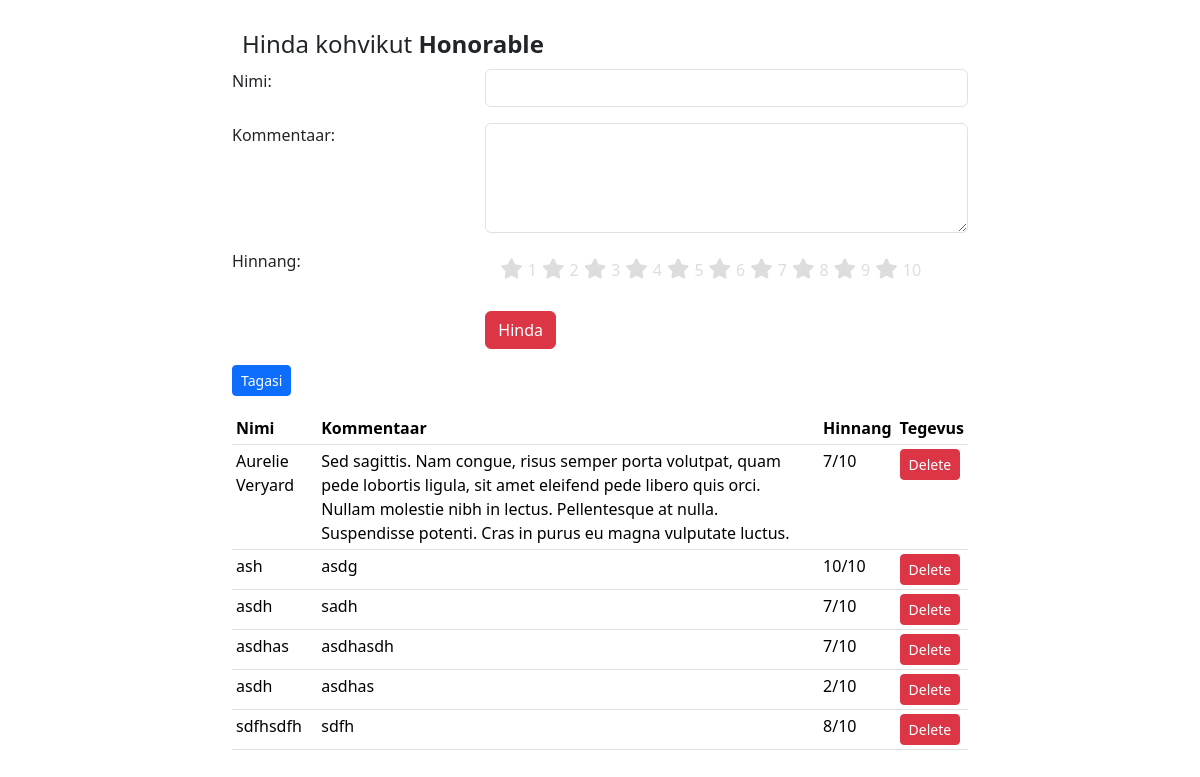
Page /kohvik.php?id=8 on the committed database.
### tables this page shows
CREATE TABLE `toidukohad` (
  `id` int(6) NOT NULL,
  `nimi` varchar(255) NOT NULL,
  `asukoht` varchar(255) NOT NULL,
  `keskmine_hinne` double NOT NULL,
  `hinnatud` int(6) NOT NULL
);

CREATE TABLE `hinnangud` (
  `id` int(6) NOT NULL,
  `nimi` varchar(255) NOT NULL,
  `kommentaar` varchar(255) NOT NULL,
  `hinnang` int(2) NOT NULL,
  `toidukohad_id` int(6) NOT NULL
);

### kohvik.php (the view, shortened to what this page needs)
<?php include('config.php'); ?>
<!doctype html>
<html lang="et">
<head>
    <link href="https://cdn.jsdelivr.net/npm/bootstrap@5.3.3/dist/css/bootstrap.min.css" rel="stylesheet">
    <link href="//netdna.bootstrapcdn.com/font-awesome/3.2.1/css/font-awesome.css" rel="stylesheet">
</head>
<body>
<div class="container">
    <div class="row">
        <div class="col-2"></div>
        <div class="col-8">
            <?php
            if (!empty($_GET["id"])) {
                $id = intval($_GET["id"]);
                $query = 'SELECT * FROM toidukohad WHERE id=' . $id;
                $result = mysqli_query($yhendus, $query);
                $cafe = mysqli_fetch_assoc($result);
            } else {
                echo '<div class="alert alert-danger" role="alert">Cafe ID is missing.</div>';
                exit();
            }
            ?>
            <h1>Hinda kohvikut <strong><?php echo htmlspecialchars($cafe['nimi']); ?></strong></h1>
            <form action="kohvik.php?id=<?php echo $id; ?>" method="post">
                <div class="row mb-3">
                    <div class="col-sm-4">Nimi:</div>
                    <div class="col-sm-8"><input required type="text" name="nimi" class="form-control"></div>
                </div>
                <div class="row mb-3">
                    <div class="col-sm-4">Kommentaar:</div>
                    <div class="col-sm-8"><textarea required name="kommentaar" rows="4" class="form-control"></textarea></div>
                </div>
                <div class="row mb-3">
                    <div class="col-sm-4">Hinnang:</div>
                    <div class="col-sm-8">
                        <div class="rating">
                            <?php for ($i = 10; $i >= 1; $i--) { ?>
                                <label for="star<?php echo $i; ?>" title="<?php echo $i; ?> stars"><?php echo $i; ?> </label>
                            <?php } ?>
                        </div>
                    </div>
                </div>
                <div class="row mb-3">
                    <div class="col-sm-4"></div>
                    <div class="col-sm-8"><input class="btn btn-danger" type="submit" value="Hinda"></div>
                </div>
            </form>
            <div class="row mb-3">
                <div class="col-sm-4"><a class="btn btn-primary btn-sm" href="index.php">Tagasi</a></div>
            </div>
            <table class="table table-sm">
                <thead>
                    <tr>
                        <th>Nimi</th>
                        <th>Kommentaar</th>
                        <th>Hinnang</th>
                        <th>Tegevus</th>
                    </tr>
                </thead>
                <tbody>
                    <?php
                    $query = 'SELECT * FROM hinnangud WHERE toidukohad_id=' . $id;
                    $result = mysqli_query($yhendus, $query);
                    while ($row = mysqli_fetch_assoc($result)) {
                        echo '<tr>';
                        echo '<td>' . htmlspecialchars($row['nimi']) . '</td>';
                        echo '<td>' . htmlspecialchars($row['kommentaar']) . '</td>';
                        echo '<td>' . intval($row['hinnang']) . '/10</td>';
                        echo '<td><a href="kohvik.php?del=' . intval($row['id']) . '&id=' . $id . '" class="btn btn-danger btn-sm">Delete</a></td>';
                        echo '</tr>';
                    }
                    ?>
                </tbody>
            </table>
        </div>
        <div class="col-2"></div

### kohvik.php (style rules this page uses)
* { margin: 0; padding: 0; }
.rating { float: left; height: 46px; padding: 0 10px; }
fieldset, label { margin: 0; padding: 0; }
body { margin: 20px; }
h1 { font-size: 1.5em; margin: 10px; }
.rating { border: none; float: left; }
.rating > label:before { margin: 5px; font-size: 1.25em; font-family: FontAwesome; display: inline-block; content: "\f005"; }
.rating > label { color: #ddd; float: right; }

### rows in the picture
toidukohad: nimi "Honorable"
hinnangud: nimi "Aurelie Veryard", kommentaar "Sed sagittis. Nam congue, risus semper porta volutpat, quam pede lobortis ligula, sit amet eleifend pede libero quis orci. Nullam molestie nibh in lectus. Pellentesque at nulla. Suspendisse potenti. Cras in purus eu magna vulputate luctus.", hinnang "7"
hinnangud: nimi "ash", kommentaar "asdg", hinnang "10"
hinnangud: nimi "asdh", kommentaar "sadh", hinnang "7"
hinnangud: nimi "asdhas", kommentaar "asdhasdh", hinnang "7"
hinnangud: nimi "asdh", kommentaar "asdhas", hinnang "2"
hinnangud: nimi "sdfhsdfh", kommentaar "sdfh", hinnang "8"
